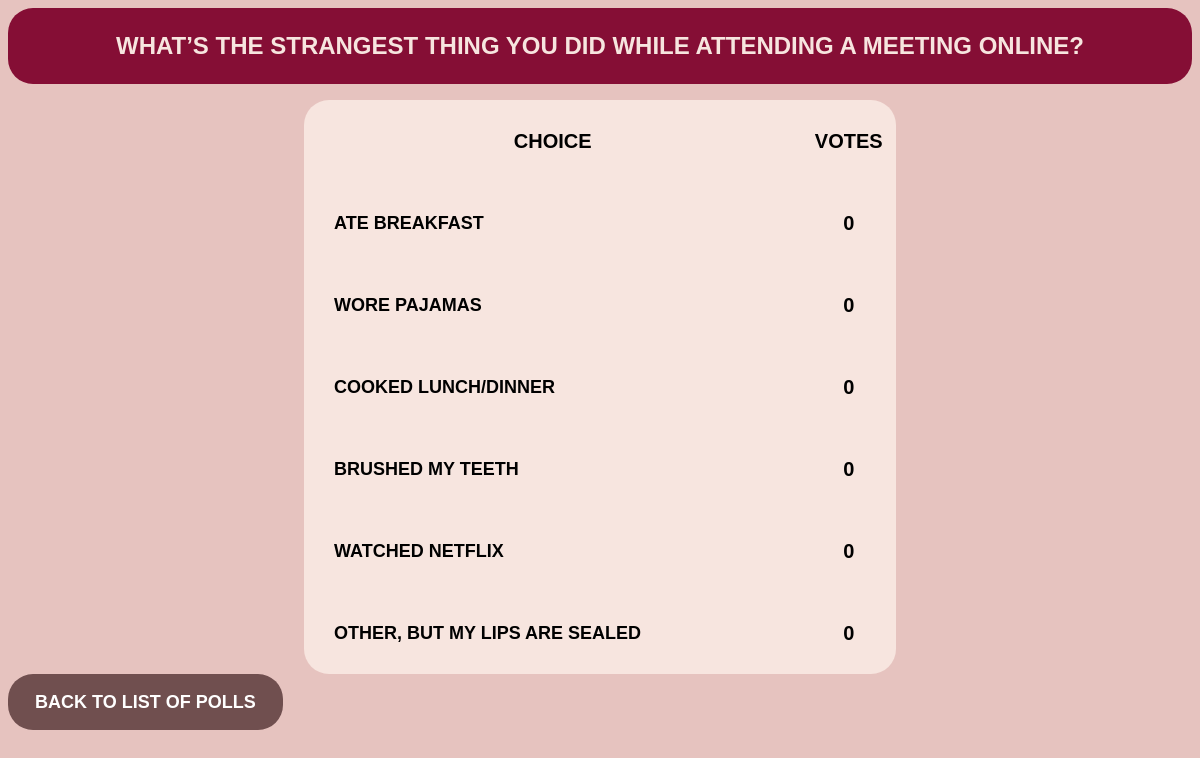
Page /polls/1/results/ on the committed database.
### polls/models.py (models this page shows, shortened)
class Question(models.Model):
    question_text = models.CharField(max_length=200)
    pub_date = models.DateTimeField('date published')
    end_date = models.DateTimeField('the ending date for voting.',
                                    default=timezone.now,
                                    blank=True, null=True)

class Choice(models.Model):
    question = models.ForeignKey(Question, on_delete=models.CASCADE)
    choice_text = models.CharField(max_length=200)
    @property
    def votes(self):
        return Vote.objects.filter(choice=self).count()

### polls/views.py (the view)
# urls.py: path('<int:pk>/results/', views.ResultsView.as_view(), name='results'),
class ResultsView(generic.DetailView):
    model = Question
    template_name = 'polls/results.html'

### polls/templates/polls/results.html (shortened to what this page needs)
{% load static %}
<h1 class="head"><strong>{{ question.question_text }}</strong></h1>
<table>
    <tr class="title">
        <th><strong> Choice </strong></th>
        <th><strong> Votes </strong></th>
    </tr>
    {% for choice in question.choice_set.all %}
    <tr>
        <th class="choice">{{ choice.choice_text }}</th>
        <th class="votes">{{ choice.votes }}</th>
    </tr>
    {% endfor %}
</table>
<br><a href="{% url 'polls:index' %}" class="black_list"><strong> Back to List of Polls </strong></a><br>

### polls/templates/polls/results.html (style rules this page uses)
table { border-collapse: collapse; border: 4px; width: 50%; height: 50px; font-family: helvetica; text-decoration: none; text-transform: uppercase; padding: 1em 1.5em; font-size: 20px; line-height: 4; background: #F7E5DF; border-radius: 25px; margin-left: auto; margin-right: auto; }
.head { font-size: 24px; font-family: helvetica; text-decoration: none; text-transform: uppercase; text-align: center; background: #850E35; border-radius: 25px; color: #F7E5DF; padding: 1em 1.5em; }
.choice { font-size: 18px; text-align: left; padding-left: 30px; padding-right: 30px; }
.black_list { font-size: 18px; text-align: left; padding-left: 30px; padding-right: 30px; font-family: helvetica; text-decoration: none; text-transform: uppercase; background: #704F4F; border-radius: 25px; color: white; padding: 1em 1.5em; }

### rows in the picture
Question: question_text "WHAT’S THE STRANGEST THING YOU DID WHILE ATTENDING A MEETING ONLINE?"
Choice: choice_text "ATE BREAKFAST", votes "0"
Choice: choice_text "WORE PAJAMAS", votes "0"
Choice: choice_text "COOKED LUNCH/DINNER", votes "0"
Choice: choice_text "BRUSHED MY TEETH", votes "0"
Choice: choice_text "WATCHED NETFLIX", votes "0"
Choice: choice_text "OTHER, BUT MY LIPS ARE SEALED", votes "0"
